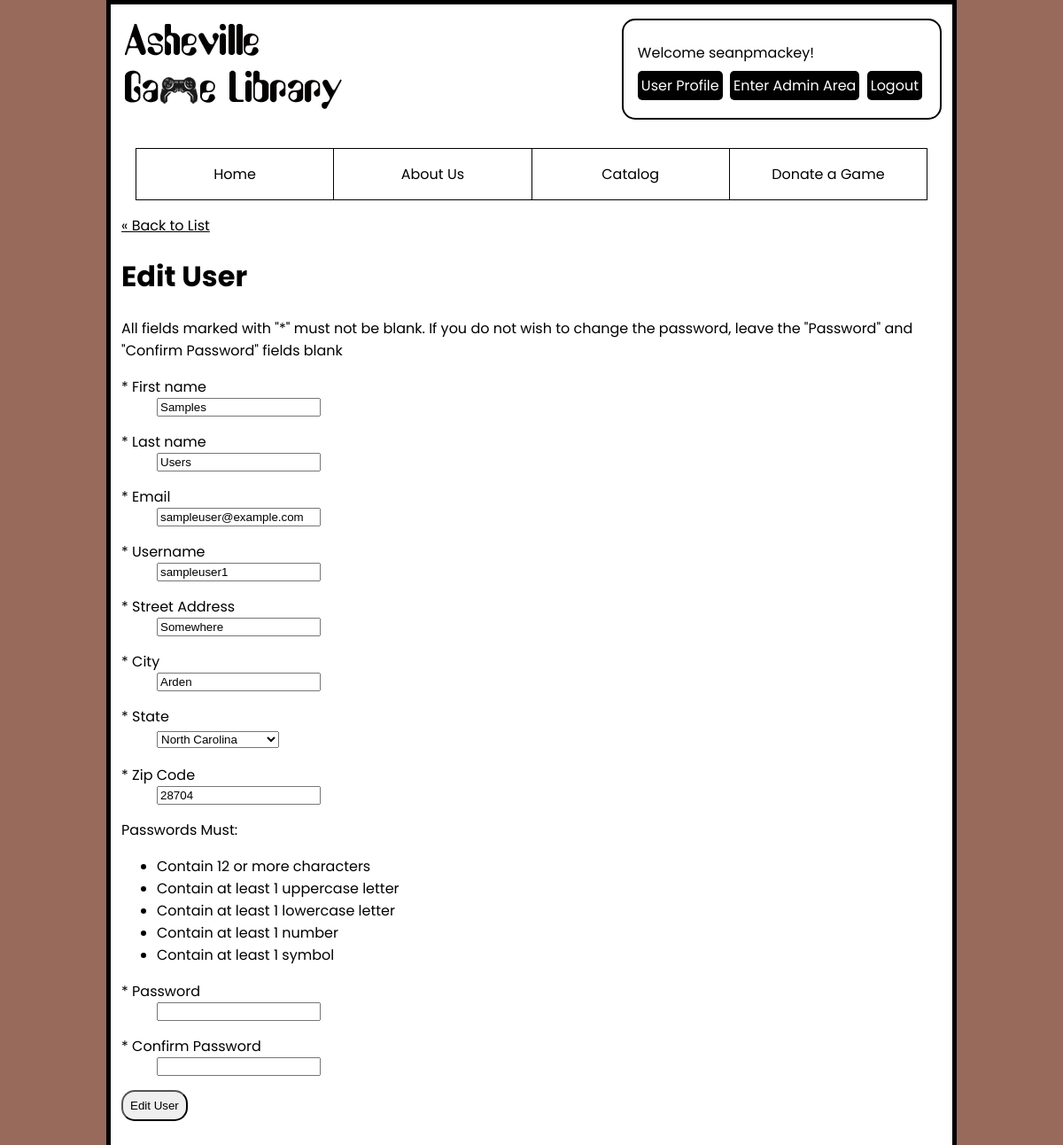
The app's page /admin/users/edit.php?id=4 (signed in) with its own data.
### tables this page shows
CREATE TABLE `users_usr` (
  `id` int(11) NOT NULL,
  `fname_usr` varchar(255) NOT NULL,
  `lname_usr` varchar(255) NOT NULL,
  `username_usr` varchar(255) NOT NULL,
  `email_usr` varchar(255) NOT NULL,
  `hashed_password_usr` varchar(255) NOT NULL,
  `street_address_usr` varchar(255) NOT NULL,
  `city_usr` varchar(255) NOT NULL,
  `zip_usr` varchar(255) NOT NULL,
  `id_sta_usr` int(11) NOT NULL,
  `user_level_usr` enum('user','admin') NOT NULL
);

CREATE TABLE `states_sta` (
  `id` int(11) NOT NULL,
  `state_name_sta` varchar(32) DEFAULT NULL,
  `state_abbr_sta` char(2) DEFAULT NULL
);

### private/functions.php (called while the page is built, shortened)
<?php
function url_for($script_path) {
  if($script_path[0] != '/') {
    $script_path = "/" . $script_path;
  }
  return WWW_ROOT . $script_path;
}
function h($string="") {
  return htmlspecialchars($string);
}
?>

### private/initialize.php (called while the page is built, shortened)
<?php
  require_once('functions.php');
  $session = new Session;
?>

### private/classes/Session.class.php (called while the page is built, shortened)
<?php
class Session {
    private $user_id;
    private $last_login;
    public function is_logged_in() {
        return isset($this->user_id) && $this->last_login_is_recent();
    }
    private function check_stored_login() {
        if(isset($_SESSION['user_id'])) {
            $this->user_id = $_SESSION['user_id'];
            $this->username = $_SESSION['username'];
            $this->last_login = $_SESSION['last_login'];
        }
    }
    private function last_login_is_recent() {
      if(!isset($this->last_login)){
        return false;
      } elseif($this->last_login + self::MAX_LOGIN_AGE < time() || !User::find_by_id($this->user_id)) {
        $this->logout();
        return false;
      } else {
        return true;
      }
    }
}

### private/classes/DatabaseObject.class.php (called while the page is built, shortened)
<?php
class DatabaseObject {
  static protected $database;
  static protected $table_name = "";
  static public function set_database($database) {
    self::$database = $database;
  }
  static public function find_by_sql($sql) {
    $result = self::$database->query($sql);
    $object_array = [];
    while($record = $result->fetch_assoc()) {
      $object_array[] = static::instantiate($record);
    }
    return $object_array;
  }
  static public function find_by_id($id) {
    $sql = "SELECT * FROM " . static::$table_name . " ";
    $sql .= "WHERE id='" . self::$database->escape_string($id) . "'";
    $obj_array = static::find_by_sql($sql);
    if(!empty($obj_array)) {
      return array_shift($obj_array);
    } else {
      return false;
    }
  }
  static protected function instantiate($record) {
    $object = new static;
    foreach($record as $property => $value) {
      if(property_exists($object, $property)) {
        $object->$property = $value;
      }
    }
    return $object;
  }
}
?>

### private/status_error_functions.php (called while the page is built, shortened)
<?php
function require_login() {
  global $session;
  if(!$session->is_logged_in()){
    redirect_to(url_for('login.php'));
  }
}
function require_admin() {
  require_login();
}
?>

### private/classes/User.class.php (called while the page is built, shortened)
<?php
class User extends DatabaseObject {
  public static function getStateNameById($id) {
    $sql = "SELECT state_name_sta FROM states_sta WHERE id='" . $id . "'";
    $result = self::$database->query($sql);
    $result = $result->fetch_assoc();
    return $result['state_name_sta'];
  }
}
?>

### admin/users/form_fields_edit.php (the view, shortened to what this page needs)
<dl>
  <dt><label for="user[fname_usr]">* First name</label></dt>
  <dd><input type="text" name="user[fname_usr]" value="<?php echo h($user->fname_usr); ?>" required id="user[fname_usr]"></dd>
</dl>
<dl>
  <dt><label for="user[lname_usr]">* Last name</label></dt>
  <dd><input type="text" name="user[lname_usr]" value="<?php echo h($user->lname_usr); ?>" required id="user[lname_usr]"></dd>
</dl>
<dl>
  <dt><label for="user[email_usr]">* Email</label></dt>
  <dd><input type="email" name="user[email_usr]" value="<?php echo h($user->email_usr); ?>" required id="user[email_usr]"></dd>
</dl>
<dl>
  <dt><label for="user[username_usr]">* Username</label></dt>
  <dd><input type="text" name="user[username_usr]" value="<?php echo h($user->username_usr); ?>" required id="user[username_usr]"></dd>
</dl>
<dl>
  <dt><label for="user[street_address_usr]">* Street Address</label></dt>
  <dd><input type="text" name="user[street_address_usr]" value="<?php echo h($user->street_address_usr); ?>" required id="user[street_address_usr]"></dd>
</dl>
<dl>
  <dt><label for="user[city_usr]">* City</label></dt>
  <dd><input type="text" name="user[city_usr]" value="<?php echo h($user->city_usr); ?>" required id="user[city_usr]"></dd>
</dl>
<dl>
  <dt><label for="user[id_sta_usr]">* State</label></dt>
  <dd>
    <select name="user[id_sta_usr]" required id="user[id_sta_usr]">
    <?php for($state_id = 1; $state_id <= 51; $state_id++) { ?>
      <option value="<?php echo $state_id; ?>" <?php if($user->id_sta_usr == $state_id) { echo 'selected'; } ?>><?php echo User::getStateNameById($state_id); ?></option>
    <?php } ?>
    </select>
  </dd>
</dl>
<dl>
  <dt><label for="user[zip_usr]">* Zip Code</label></dt>
  <dd><input type="number" name="user[zip_usr]" value="<?php echo h($user->zip_usr); ?>" required id="user[zip_usr]"></dd>
</dl>
<div>
  <p>Passwords Must:</p>
  <ul>
    <li>Contain 12 or more characters</li>
    <li>Contain at least 1 uppercase letter</li>
    <li>Contain at least 1 lowercase letter</li>
    <li>Contain at least 1 number</li>
    <li>Contain at least 1 symbol</li>
  </ul>
</div>
<dl>
  <dt><label for="user[password]">* Password</label></dt>
  <dd><input type="password" name="user[password]" value="" id="user[password]"></dd>
</dl>
<dl>
  <dt><label for="user[confirm_password]">* Confirm Password</label></dt>
  <dd><input type="password" name="user[confirm_password]" value="" id="user[confirm_password]"></dd>
</dl>

### private/shared/admin_header.php (shortened to what this page needs)
<!DOCTYPE html>
<html lang="en">
  <head>
    <link rel="stylesheet" href="<?php echo url_for('/stylesheets/css.css'); ?>">
  </head>
  <body>
    <div id="content-wrapper">
    <header role="banner">
      <a href="<?php echo url_for('index.php'); ?>"><img src="<?= url_for('images/logo.png')?>" alt="AshevilleGame Library Logo" width="249" height="96"></a>
      <?php
        require_admin();
        echo "<div id='user_links'>";
        echo "<span>Welcome ". h($session->username) . "!</span><br>";
        echo "<a href='". url_for("/profile") ."'>User Profile</a> ";
        echo "<a href='". url_for("/admin") ."'>Enter Admin Area</a> ";
        echo "<a href='". url_for("logout.php") ."'>Logout</a><br>";
        echo "</div>";
      ?>
    </header>
    <nav role="navigation">
      <?php include(SHARED_PATH . "/navbar.php"); ?>
    </nav>

### stylesheets/css.css (style rules this page uses)
:root { --main-bg-color: rgb(151, 106, 92); --main-bg-color-hover: #c8c8c8; --main-text-color: #000; --main-link-color: #000; --alternate-bg-color: #d1d1d1; }
* { box-sizing: border-box; }
html { font: 16px 'Poppins', sans-serif; }
body { background-color: var(--main-bg-color); margin: 0; }
#content-wrapper { background-color: #fff; border: 5px solid #000; color: #000; margin: 0 auto 0; min-height: 100vh; overflow: hidden; padding: 0 .75rem 1rem; width: 80%; }
img { height: auto; max-width: 100%; }
a { color: var(--main-link-color); }
header { align-items: center; display: flex; justify-content: space-between; }
#user_links { border: 2px solid #000; border-radius: 15px; margin: 1rem 0; padding: 1rem; text-align: left; }
#user_links span { display: inline-block; margin: .5rem 0; }
#user_links a { background-color: #000; color: #fff; border-radius: 5px; display: inline-block; margin-bottom: .25rem; margin-right: .25rem; padding: .25rem; text-decoration: none; }
nav { text-align: center; }
input { display: block; margin-bottom: 1rem; }
@media screen and (max-width: 1200px) { #content-wrapper { font-size: calc(10px + (16 - 10) * (100vw - 320px) / (1200 - 320)); } }

### records on screen
users_usr: username_usr "seanpmackey"
users_usr: fname_usr "Samples", lname_usr "Users", email_usr "sampleuser@example.com", username_usr "sampleuser1", street_address_usr "Somewhere", city_usr "Arden", id_sta_usr.state_name_sta "North Carolina", zip_usr "28704"
